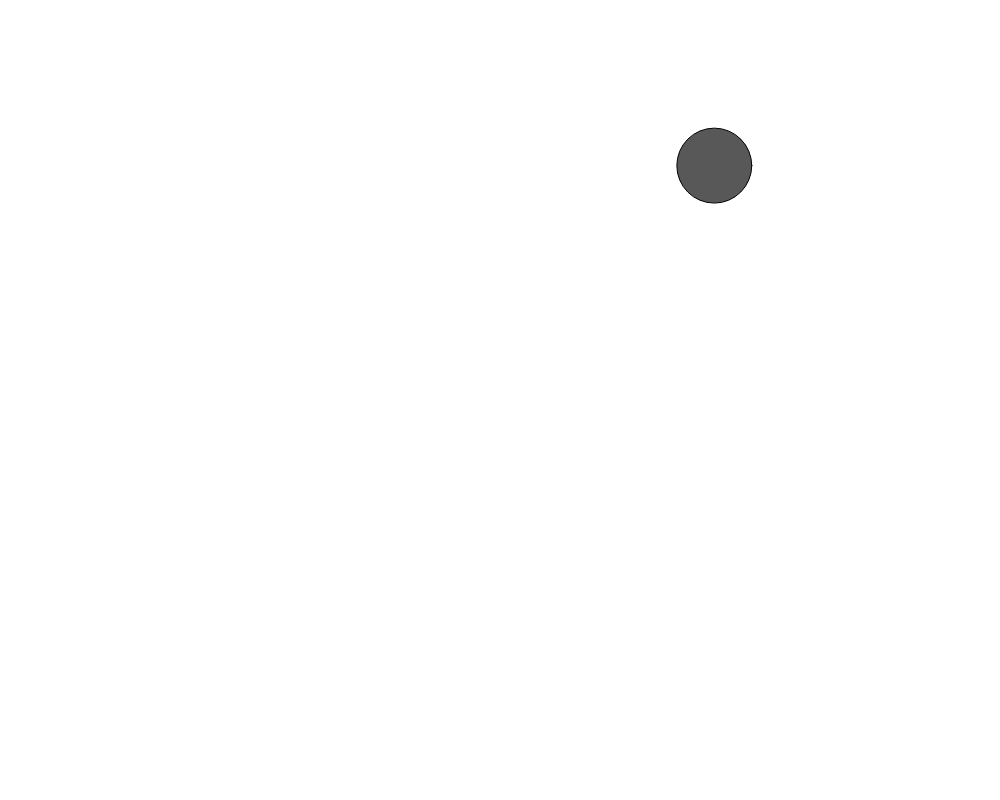
Frame 1 (no input)
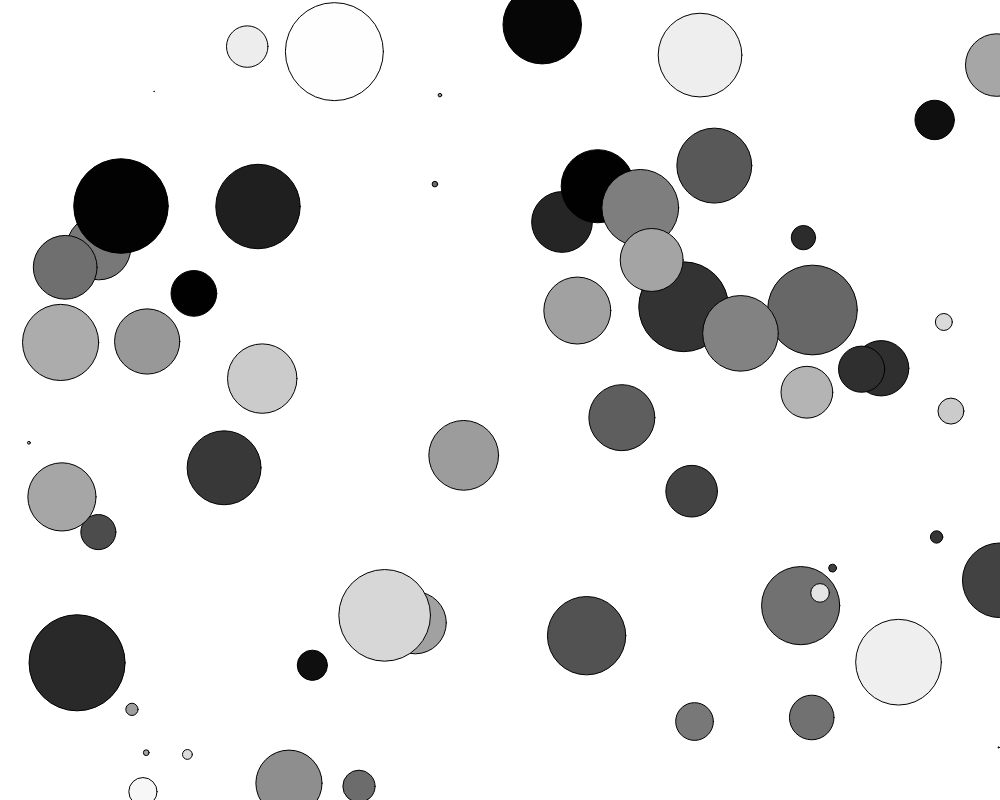
Frame 60 (no input)
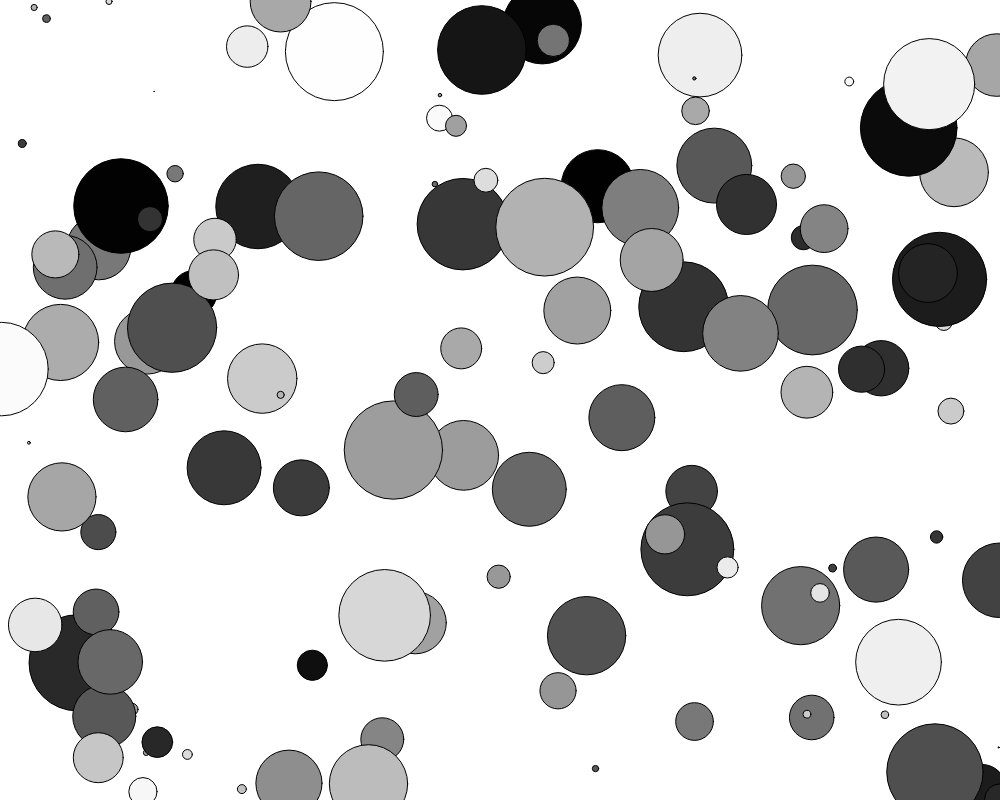
Frame 120 (the mouse pressed at the canvas centre since frame 60)

The p5.js sketch that drew these frames (run headless with seeded random() and noise() and a simulated clock; from frame 60 on, the mouse is pressed at the canvas centre):

// p5.js sketch
// ── sketch.js
let x
let y
let r
let c

function setup() {
createCanvas(1000,800)

}

function draw() {
  x = random(0, 1000)
  y = random(0, 800)
  r = random(0, 100)
  c = random(0,255)

  fill(c)
  circle( x, y, r)
}
